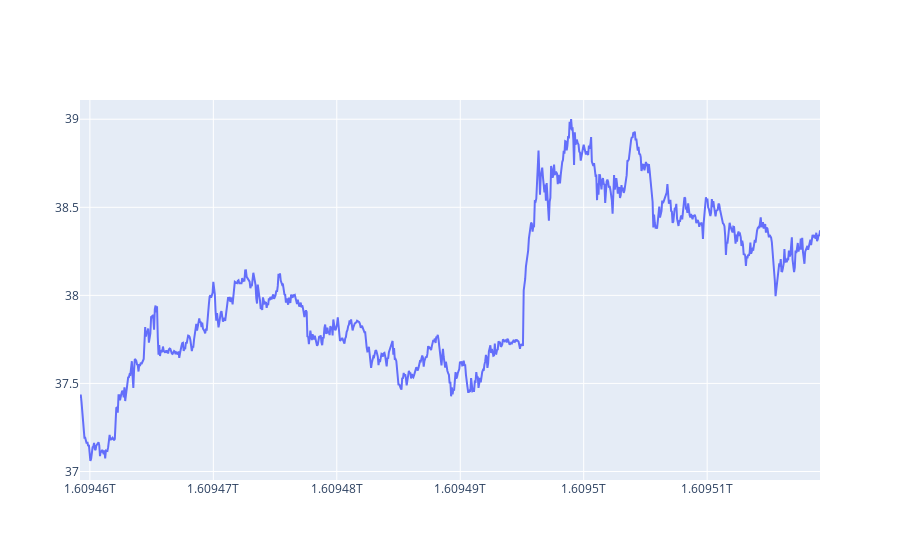

Write notebook code for a chart like this one.
### Code cell
draw_graph_simple(data)

### Figure 1 — Plotly figure (JSON) as saved in the notebook; plotly's stock layout.template omitted (floating-point values rounded to 4 significant figures; data arrays with more than 128 entries replaced by an {"elided": "..."} marker saying what was removed)
{"data": [{"type": "scatter", "x": {"elided": "1000 int values"}, "y": {"elided": "1000 float values"}}], "layout": {}}
